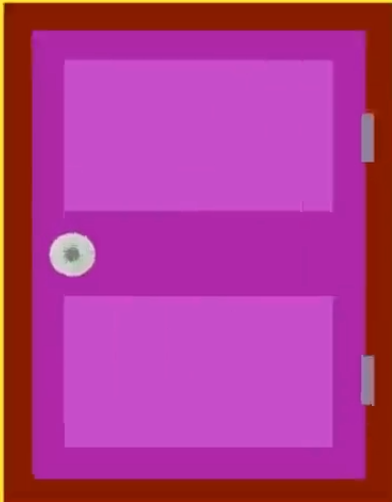
#> input picture images/q2.png, 392 x 502 px
$ python -i matcher.py   (imports and definitions only)
#> lines starting #> are read from the running program, lines starting #| are printed output that depends on the picture; after the words box and inside, x2 and y2 are one past the last pixel; in counts of white or black regions, pixels touching at a corner belong together; pictures that were not available may be replaced by others from this repository, and a replacement may not be noted
### utils.py
import cv2
import numpy as np
import os

def draw_polygon_on_image(query_img, target_img, kp1, kp2, matches, homography, mask):
    h, w = query_img.shape[:2]
    pts = np.float32([[0, 0], [0, h], [w, h], [w, 0]]).reshape(-1, 1, 2)
    dst = cv2.perspectiveTransform(pts, homography)

    boxed_img = target_img.copy()
    boxed_img = cv2.polylines(boxed_img, [np.int32(dst)], True, (0, 255, 0), 4, cv2.LINE_AA)

    result_img = cv2.drawMatches(query_img, kp1, boxed_img, kp2, matches, None,
                                 matchColor=(255, 0, 0), singlePointColor=None,
                                 matchesMask=mask.ravel().tolist(), flags=2)
    return result_img

def save_image(img, path):
    os.makedirs(os.path.dirname(path), exist_ok=True)
    cv2.imwrite(path, img)

### matcher.py
import cv2
import numpy as np
import matplotlib.pyplot as plt
import os
from utils import draw_polygon_on_image, save_image


def match_features(query_gray, target_gray):
    sift = cv2.SIFT_create()
    kp1, des1 = sift.detectAndCompute(query_gray, None)
    kp2, des2 = sift.detectAndCompute(target_gray, None)

    index_params = dict(algorithm=1, trees=5)
    search_params = dict(checks=50)

    flann = cv2.FlannBasedMatcher(index_params, search_params)
    matches = flann.knnMatch(des1, des2, k=2)

    good_matches = []
    for m, n in matches:
        if m.distance < 0.75 * n.distance:
            good_matches.append(m)

    return kp1, des1, kp2, des2, good_matches

def match_and_display_image(query_path, target_path, output_path='results/result_image.jpg'):
#> called with query_path = 'images/q2.png', target_path = 'out.png', output_path = 'results/result_image.jpg'
    query_color = cv2.imread(query_path)
#> query_color is the input picture: shape (502, 392, 3); mean B, G, R 143, 57.2, 176.8
    target_color = cv2.imread(target_path)

    query_gray = cv2.cvtColor(query_color, cv2.COLOR_BGR2GRAY)
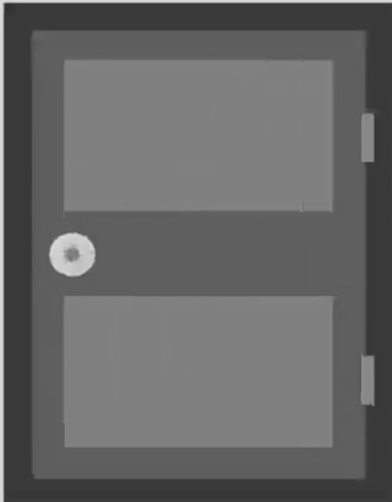
#> query_gray: shape (502, 392); min 48, max 219, mean 102.6
    target_gray = cv2.cvtColor(target_color, cv2.COLOR_BGR2GRAY)

    kp1, _, kp2, _, good_matches = match_features(query_gray, target_gray)
#> in match_features, `kp1, des1 = sift.detectAndCompute(query_gray, None)`: kp1 = 42 keypoints; strongest (x, y, size): (70, 254, 31.1), (7, 6, 5.2), (72, 254, 9.2), (367, 396, 10.8)
#> in match_features, `kp2, des2 = sift.detectAndCompute(target_gray, None)`: kp2 has the same summary as kp1
#> in match_features, `matches = flann.knnMatch(des1, des2, k=2)`: matches = 42 matches
#> the loop in match_features, `for m, n in matches:` made 42 passes
#> kp2 has the same summary as kp1 in match_features; good_matches = 42 matches

    if len(good_matches) > 10:
        src_pts = np.float32([kp1[m.queryIdx].pt for m in good_matches]).reshape(-1, 1, 2)
#> src_pts = 42 rows, first 8: [7.1, 6.26], [38.42, 35.98], [38.42, 35.98], [43.53, 467.9], [47.57, 250.6], [50.92, 241.9], [62.71, 276], [69.91, 253.9]
        dst_pts = np.float32([kp2[m.trainIdx].pt for m in good_matches]).reshape(-1, 1, 2)
#> dst_pts has the same summary as src_pts

        M, mask = cv2.findHomography(src_pts, dst_pts, cv2.RANSAC, 5.0)
#> M = [[1, -4.02e-16, 1.25e-13], [1.72e-17, 1, 9.09e-14], [5.31e-19, -2.38e-18, 1]]; mask = 42 values from 1 to 1
        if M is not None:
            result_img = draw_polygon_on_image(query_color, target_color, kp1, kp2, good_matches, M, mask)
#> in draw_polygon_on_image, `dst = cv2.perspectiveTransform(pts, homography)`: dst = [[1.25e-13, 9.09e-14], [-7.71e-14, 502], [392, 502], [392, 9.77e-14]]
#> in draw_polygon_on_image, `boxed_img = cv2.polylines(boxed_img, [np.int32(dst)], True, (0, 255, 0..`:
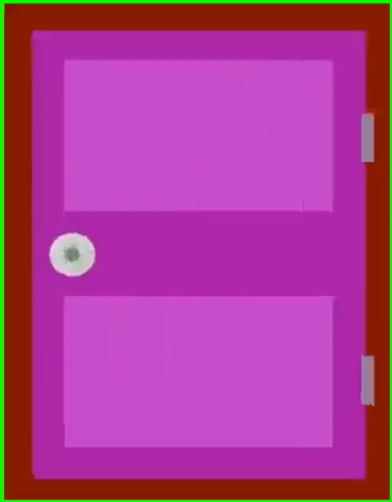
#> boxed_img: shape (502, 392, 3); 3.16% of pixels changed, all inside (x1, y1, x2, y2) = (0, 0, 392, 502)
#> in draw_polygon_on_image, `result_img = cv2.drawMatches(query_img, kp1, boxed_img, kp2, matches, ..`:
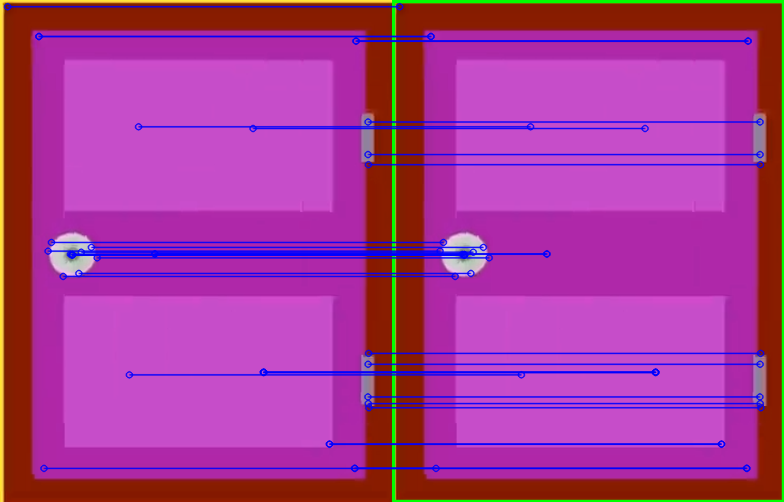
#> result_img: shape (502, 784, 3); mean B, G, R 147, 56.2, 166.9
            save_image(result_img, output_path)
            plt.figure(figsize=(15, 10))
            plt.imshow(cv2.cvtColor(result_img, cv2.COLOR_BGR2RGB))
            plt.title("Matched Keypoints and Bounding Box")
            plt.axis("off")
            plt.show()
        else:
            print("Homography could not be computed.")
    else:
        print("Not enough good matches to draw bounding box.")

# [64 lines left out: function match_and_save_video, not called in this run]

>>> result = match_and_display_image('images/q2.png', 'out.png')
